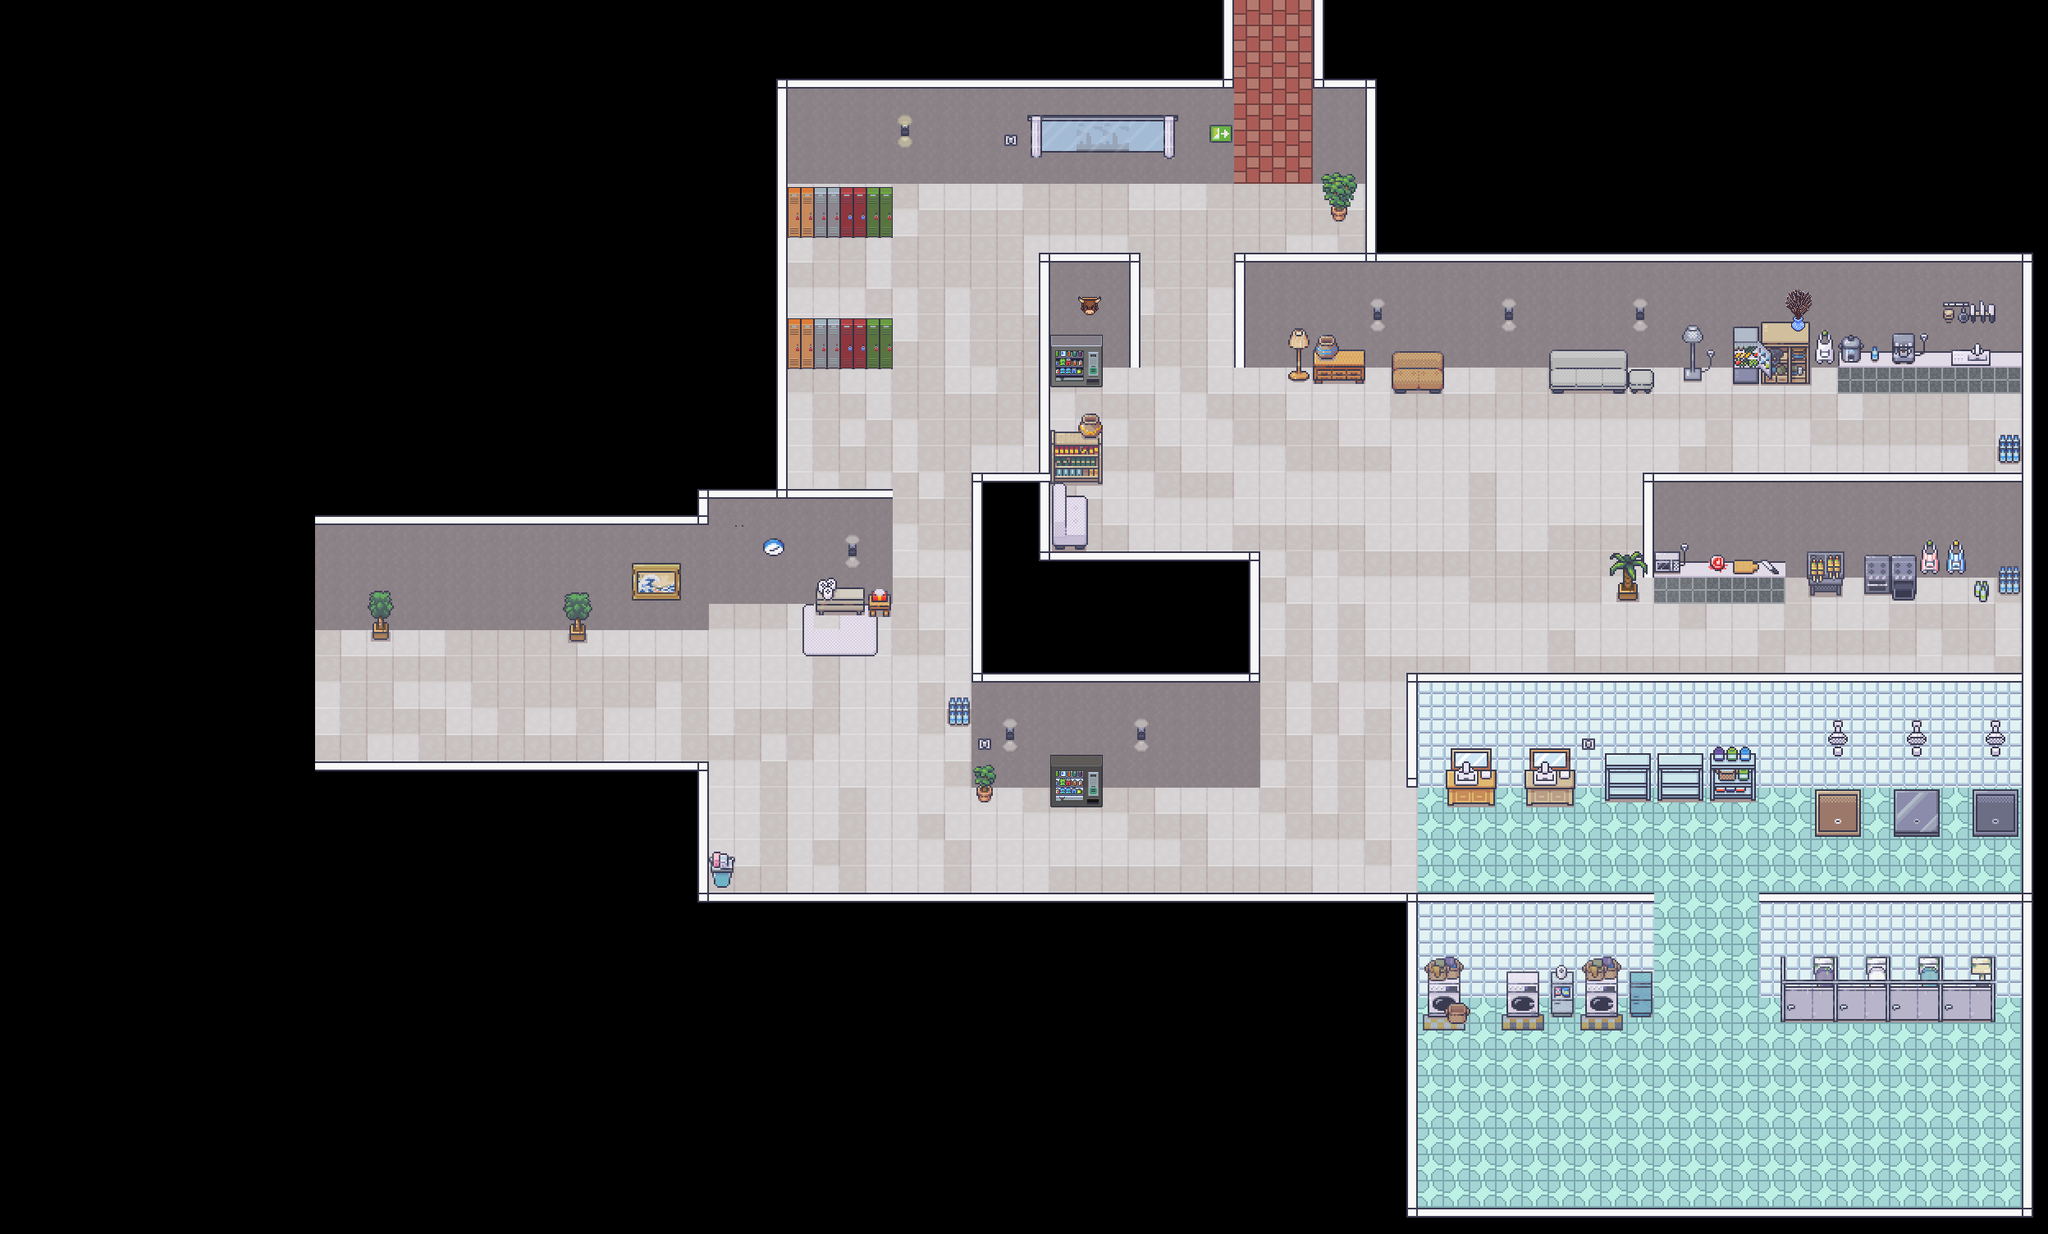

A 2D game scene composited from a Tiled map and its tileset images. What follows is a short description and the map's XML, with each tile layer's data collapsed to a summary:
An orthogonal 78x47 tile map with 32x32 px tiles, 6 tile layers (BaseLayer, BorderLayer, BorderLayer2, ItemLayer, ...), 8 tilesets and 6 objects (abc, spawn, enemy1, enemy2, pants, ...).

<map version="1.10" tiledversion="1.11.2" orientation="orthogonal" renderorder="right-down" width="78" height="47" tilewidth="32" tileheight="32" infinite="0" nextlayerid="18" nextobjectid="15">
 <editorsettings>
  <export target="house32x32.tmj" format="json" />
 </editorsettings>
 <tileset firstgid="1" name="Room_Builder_32x32" tilewidth="32" tileheight="32" tilecount="8284" columns="76">
  <image source="3_roombuilder.png" width="2432" height="3488" />
 </tileset>
 <tileset firstgid="8285" name="1_gatherdeco1" tilewidth="32" tileheight="32" tilecount="3960" columns="36">
  <image source="1_gatherdeco1.png" width="1152" height="3545" />
 </tileset>
 <tileset firstgid="12245" name="4_bedroom" tilewidth="32" tileheight="32" tilecount="1712" columns="16">
  <image source="4_bedroom.png" width="512" height="3424" />
 </tileset>
 <tileset firstgid="13957" name="2_gatherdeco2" tilewidth="32" tileheight="32" tilecount="3996" columns="36">
  <image source="2_gatherdeco2.png" width="1152" height="3560" />
 </tileset>
 <tileset firstgid="17953" name="5_bathroom" tilewidth="32" tileheight="32" tilecount="896" columns="16">
  <image source="5_bathroom.png" width="512" height="1792" />
 </tileset>
 <tileset firstgid="18849" name="6_kitchen" tilewidth="32" tileheight="32" tilecount="784" columns="16">
  <image source="6_kitchen.png" width="512" height="1568" />
 </tileset>
 <tileset firstgid="19633" name="7_livingroom" tilewidth="32" tileheight="32" tilecount="720" columns="16">
  <image source="7_livingroom.png" width="512" height="1440" />
 </tileset>
 <tileset firstgid="20353" name="9_airport" tilewidth="32" tileheight="32" tilecount="1952" columns="16">
  <image source="9_airport.png" width="512" height="3904" />
 </tileset>
 <layer id="1" name="BaseLayer" width="78" height="47">
  <data>[3666 cells, 1683 non-empty, 6 distinct tile ids]</data>
 </layer>
 <objectgroup id="11" name="Object">
  <object id="6" name="abc" x="1366.67" y="645.333">
   <point />
  </object>
  <object id="7" name="spawn" x="434.667" y="866.667">
   <point />
  </object>
  <object id="9" name="enemy1" x="1625.67" y="593.667">
   <point />
  </object>
  <object id="10" name="enemy2" x="2021.33" y="793.333">
   <point />
  </object>
  <object id="12" name="pants" x="2403" y="1369">
   <point />
  </object>
  <object id="13" name="key" x="989.333" y="551.333">
   <point />
  </object>
 </objectgroup>
 <layer id="6" name="BorderLayer" width="78" height="47">
  <data>[3666 cells, 201 non-empty, 5 distinct tile ids]</data>
 </layer>
 <layer id="7" name="BorderLayer2" width="78" height="47">
  <data>[3666 cells, 173 non-empty, 18 distinct tile ids]</data>
 </layer>
 <layer id="5" name="ItemLayer" width="78" height="47" opacity="0.9">
  <data>[3666 cells, 148 non-empty, 110 distinct tile ids]</data>
 </layer>
 <layer id="3" name="ItemLayer2" width="78" height="47">
  <data>[3666 cells, 200 non-empty, 155 distinct tile ids]</data>
 </layer>
 <layer id="14" name="BathroomLayer" width="78" height="47">
  <data>[3666 cells, 24 non-empty, 16 distinct tile ids]</data>
 </layer>
</map>
